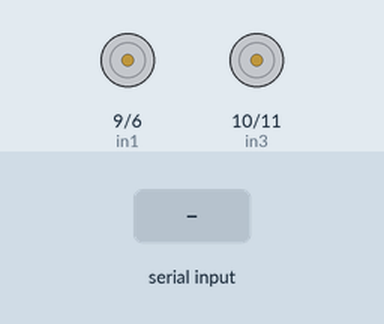
A sketch run on a simulated Arduino Uno, built with avr-gcc and run on an emulated ATmega328P. Parts: motor-driver pin pairs drawn as motors (green arrow = first pin HIGH = forward, orange = second pin HIGH = backward, longer = more drive). The test bench sets the inputs (shaded band).

Above: at 1.2 s.
1.3 s: "f" received over the second serial link
At 2.5 s:
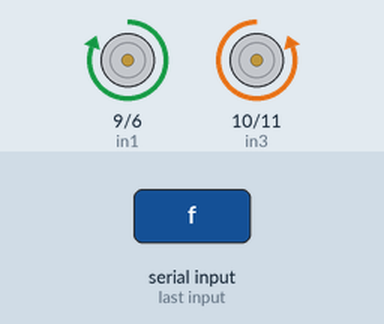
2.8 s: "r" received over the second serial link
At 3.7 s:
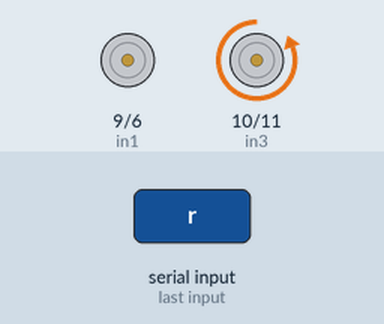
4.3 s: "l" received over the second serial link
At 4.9 s:
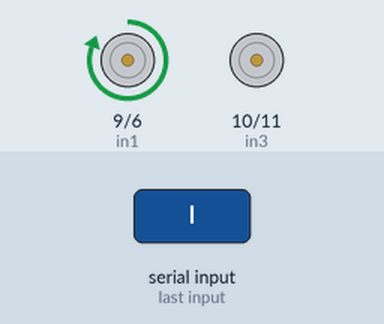
5.8 s: "b" received over the second serial link
At 7.2 s:
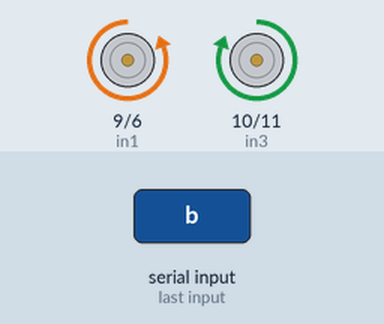
Timing chart, 0 to 8.3 s (numbered marks = the images above; inputs shaded):
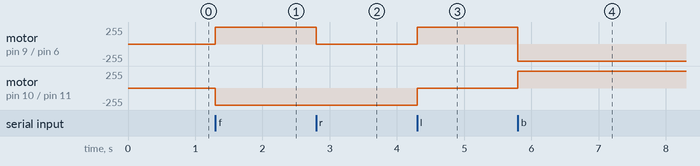

Measured:
- after the input at 1.3 s, motor on pin 9 (in1) / pin 6 (in2): stopped → forward 255/255 at once; motor on pin 10 (in3) / pin 11 (in4): stopped → backward 255/255 at once
- after the input at 2.8 s, motor on pin 9 (in1) / pin 6 (in2): forward 255/255 → stopped at once
- after the input at 4.3 s, motor on pin 9 (in1) / pin 6 (in2): stopped → forward 255/255 at once; motor on pin 10 (in3) / pin 11 (in4): backward 255/255 → stopped at once
- after the input at 5.8 s, motor on pin 9 (in1) / pin 6 (in2): forward 255/255 → backward 255/255 at once; motor on pin 10 (in3) / pin 11 (in4): stopped → forward 255/255 at once

The sketch:

Bluetooth_RC.ino
```cpp
#include <SoftwareSerial.h>

SoftwareSerial BTSerial(4, 5);

int in1 = 9;
int in2 = 6;
int in3 = 10;
int in4 = 11;

int RSpeed = 255;
int LSpeed = 255;

char data;

void setup() {
  BTSerial.begin(9600);
}

void loop() {
  if (BTSerial.available()) {
    data = BTSerial.read();

    if (data == 'f') { //직진
      analogWrite(in1, RSpeed);
      analogWrite(in2, 0);
      analogWrite(in3, 0);
      analogWrite(in4, LSpeed);
    }
    if (data == 'r') { //우회전
      analogWrite(in1, 0);
      analogWrite(in2, 0);
      analogWrite(in3, 0);
      analogWrite(in4, LSpeed);
    }
    if (data == 'l') { //좌회전
      analogWrite(in1, RSpeed);
      analogWrite(in2, 0);
      analogWrite(in3, 0);
      analogWrite(in4, 0);
    }
    if (data == 'b') { //후진
      analogWrite(in1, 0);
      analogWrite(in2, RSpeed);
      analogWrite(in3, LSpeed);
      analogWrite(in4, 0);
    }
    if (data == 's') { //정지
      analogWrite(in1, 0);
      analogWrite(in2, 0);
      analogWrite(in3, 0);
      analogWrite(in4, 0);
    }
  }
}
```
